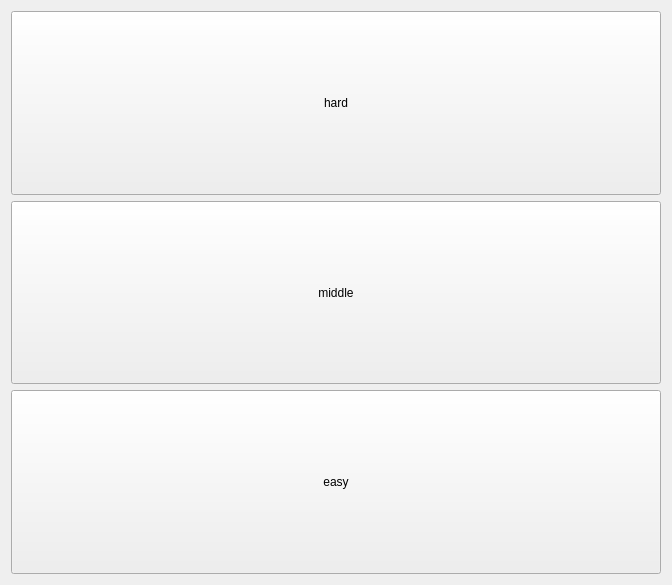
<?xml version="1.0" encoding="UTF-8"?>
<ui version="4.0">
 <class>Form</class>
 <widget class="QWidget" name="Form">
  <property name="geometry">
   <rect>
    <x>0</x>
    <y>0</y>
    <width>672</width>
    <height>585</height>
   </rect>
  </property>
  <property name="windowTitle">
   <string>Form</string>
  </property>
  <layout class="QVBoxLayout" name="verticalLayout_6">
   <item>
    <widget class="QPushButton" name="hard">
     <property name="sizePolicy">
      <sizepolicy hsizetype="Expanding" vsizetype="Expanding">
       <horstretch>0</horstretch>
       <verstretch>0</verstretch>
      </sizepolicy>
     </property>
     <property name="text">
      <string>hard</string>
     </property>
    </widget>
   </item>
   <item>
    <widget class="QPushButton" name="middle">
     <property name="sizePolicy">
      <sizepolicy hsizetype="Expanding" vsizetype="Expanding">
       <horstretch>0</horstretch>
       <verstretch>0</verstretch>
      </sizepolicy>
     </property>
     <property name="text">
      <string>middle</string>
     </property>
    </widget>
   </item>
   <item>
    <widget class="QPushButton" name="easy">
     <property name="sizePolicy">
      <sizepolicy hsizetype="Expanding" vsizetype="Expanding">
       <horstretch>0</horstretch>
       <verstretch>0</verstretch>
      </sizepolicy>
     </property>
     <property name="text">
      <string>easy</string>
     </property>
    </widget>
   </item>
  </layout>
 </widget>
 <resources/>
 <connections/>
</ui>
